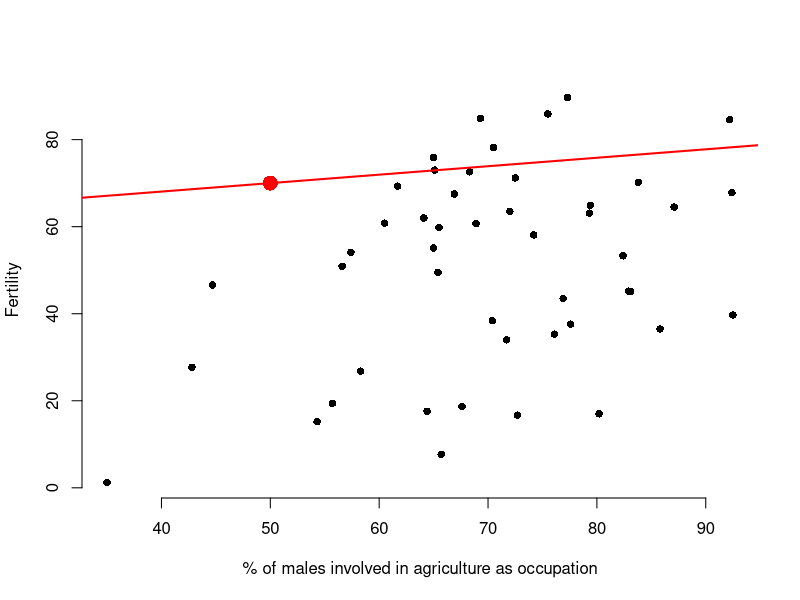

Recreate this plot in R.
## ---- chunk 1
knitr::opts_chunk$set(echo = FALSE)
## ---- chunk 2
  # calculate predicton models for indicators
    model1 <- lm(Fertility ~ Agriculture, data = swiss)

    IndicatorInput <- 50 #value retrieved from inputslider, set to 50 for demo
    modelpred1 <- predict(model1, newdata = data.frame(Agriculture = IndicatorInput))
## ---- chunk 3
        plot(swiss$Fertility, swiss$Agriculture, xlab = "% of males involved in agriculture as occupation", 
             ylab = "Fertility", bty = "n", pch = 16) 
        abline(model1, col = "red", lwd = 2) 
        points(IndicatorInput , modelpred1, col = "red", pch = 16, cex = 2) 
